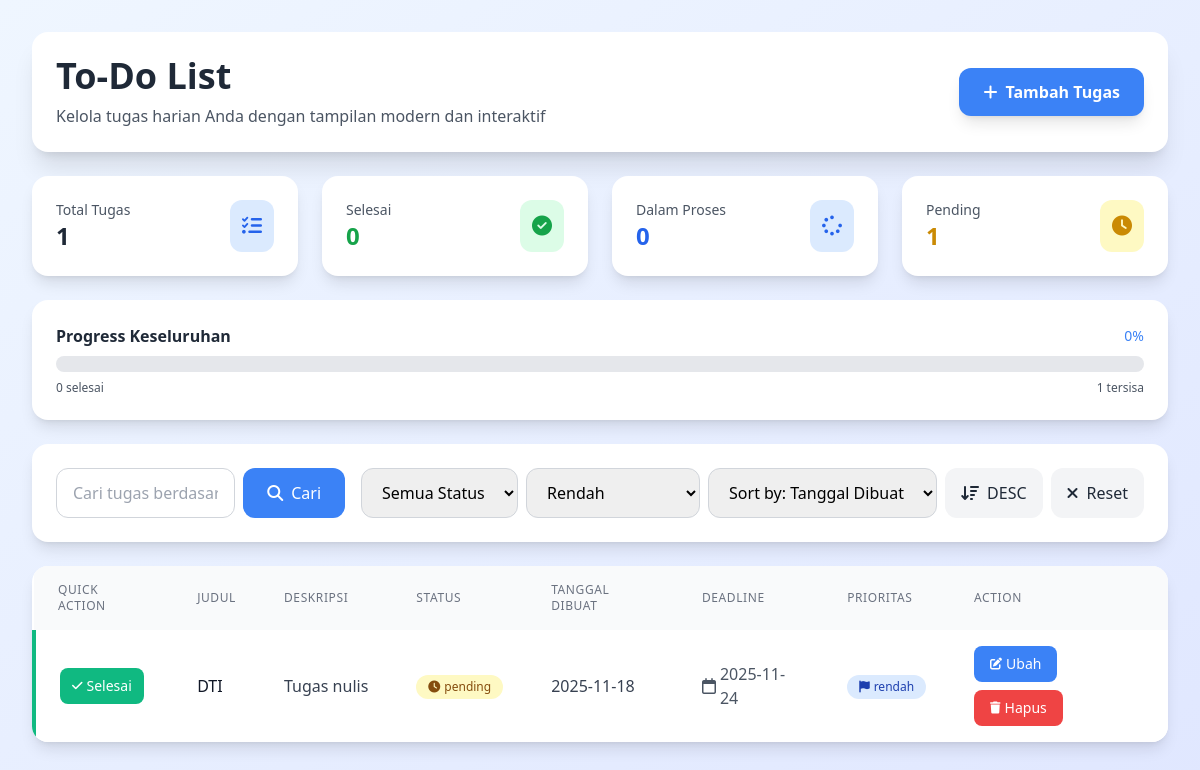
The app's page /index.php?priority=rendah with its own data.
### tables this page shows
CREATE TABLE `todo_list` (
  `id` int NOT NULL,
  `title` varchar(255) NOT NULL,
  `description` text,
  `status` enum('pending','progress','overdue','selesai','done') DEFAULT 'pending',
  `created_at` date DEFAULT NULL,
  `due_date` date DEFAULT NULL,
  `priority` enum('rendah','sedang','tinggi') DEFAULT 'sedang'
);

### function.php (called while the page is built, shortened)
<?php
function ambildata($koneksi, $ambilData)
{
    $hasil = mysqli_query($koneksi, $ambilData);
    $data = [];
    while ($baris = mysqli_fetch_assoc($hasil)) {
        $data[] = $baris;
    }
    return $data;
}

### index.php (the view, shortened to what this page needs)
<?php
require 'function.php';
$priority_filter = $_GET['priority'] ?? '';
$sort_by = $_GET['sort'] ?? 'created_at';
$sort_order = $_GET['order'] ?? 'DESC';
$query = "SELECT * FROM todo_list WHERE 1=1";
if (!empty($priority_filter)) {
    $query .= " AND priority = '$priority_filter'";
}
$query .= " ORDER BY $sort_by $sort_order";
$data = ambildata($koneksi, $query);
$total_tasks = count($data);
$completed_tasks = 0;
$pending_tasks = 0;
$in_progress_tasks = 0;
$overdue_tasks = 0;
foreach ($data as $task) {
    if ($task['status'] === 'selesai' || $task['status'] === 'done') {
        $completed_tasks++;
    } elseif ($task['status'] === 'in progress' || $task['status'] === 'progress') {
        $in_progress_tasks++;
    } elseif ($task['status'] === 'overdue') {
        $overdue_tasks++;
    } else {
        $pending_tasks++;
    }
}
$progress_percentage = $total_tasks > 0 ? round(($completed_tasks / $total_tasks) * 100) : 0;
?>
<!DOCTYPE html>
<html lang="en">
<head>
    <script src="https://cdn.tailwindcss.com"></script>
    <link rel="stylesheet" href="https://cdnjs.cloudflare.com/ajax/libs/font-awesome/6.4.0/css/all.min.css">
    <link rel="stylesheet" href="https://cdn.jsdelivr.net/npm/flatpickr/dist/flatpickr.min.css">
</head>
<body class="bg-gradient-to-br from-blue-50 to-indigo-100 min-h-screen p-4 md:p-8">
    <div class="max-w-7xl mx-auto">
        <div class="bg-white rounded-2xl shadow-xl p-6 mb-6">
            <div class="flex flex-col md:flex-row md:items-center justify-between gap-4">
                <div>
                    <h1 class="text-3xl md:text-4xl font-bold text-gray-800">To-Do List</h1>
                    <p class="text-gray-600 mt-2">Kelola tugas harian Anda dengan tampilan modern dan interaktif</p>
                </div>
                <button id="openCreateModal" class="bg-primary hover:bg-primary-dark text-white font-semibold py-3 px-6 rounded-xl flex items-center gap-2 transition-all duration-200 shadow-lg hover:shadow-xl transform hover:-translate-y-1">
                    <i class="fas fa-plus"></i>
                    <span>Tambah Tugas</span>
                </button>
            </div>
        </div>
        <div class="grid grid-cols-1 md:grid-cols-2 lg:grid-cols-4 gap-6 mb-6">
            <div class="bg-white rounded-2xl shadow-lg p-6">
                <div class="flex items-center justify-between">
                    <div>
                        <p class="text-gray-600 text-sm">Total Tugas</p>
                        <h3 class="text-2xl font-bold text-gray-800"><?= $total_tasks ?></h3>
                    </div>
                    <div class="p-3 bg-blue-100 rounded-xl">
                        <i class="fas fa-tasks text-blue-600 text-xl"></i>
                    </div>
                </div>
            </div>
            <div class="bg-white rounded-2xl shadow-lg p-6">
                <div class="flex items-center justify-between">
                    <div>
                        <p class="text-gray-600 text-sm">Selesai</p>
                        <h3 class="text-2xl font-bold text-green-600"><?= $completed_tasks ?></h3>
                    </div>
                    <div class="p-3 bg-green-100 rounded-xl">
                        <i class="fas fa-check-circle text-green-600 text-xl"></i>
                    </div>
                </div>
            </div>
            <div class="bg-white rounded-2xl shadow-lg p-6">
                <div class="flex items-center justify-between">
                    <div>
                        <p class="text-gray-600 text-sm">Dalam Proses</p>
                        <h3 class="text-2xl font-bold text-blue-600"><?= $in_progress_tasks ?></h3>
                    </div>
                    <div class="p-3 bg-blue-100 rounded-xl">
                        <i class="fas fa-spinner text-blue-600 text-xl"></i>
                    </div>
                </div>
            </div>
            <div class="bg-white rounded-2xl shadow-lg p-6">
                <div class="flex items-center justify-between">
                    <div>
                        <p class="text-gray-600 text-sm">Pending</p>
                        <h3 class="text-2xl font-bold text-yellow-600"><?= $pending_tasks ?></h3>
                    </div>
                    <div class="p-3 bg-yellow-100 rounded-xl">
                        <i class="fas fa-clock text-yellow-600 text-xl"></i>
                    </div>
                </div>
            </div>
        </div>
        <div class="bg-white rounded-2xl shadow-lg p-6 mb-6">
            <div class="flex justify-between items-center mb-2">
                <h3 class="font-semibold text-gray-800">Progress Keseluruhan</h3>
                <span id="progress-percentage" class="text-sm font-medium text-primary"><?= $progress_percentage ?>%</span>
            </div>
            <div class="w-full bg-gray-200 rounded-full h-4">
            </div>
            <div class="flex justify-between text-xs text-gray-600 mt-2">
                <span><?= $completed_tasks ?> selesai</span>
                <span><?= $total_tasks - $completed_tasks ?> tersisa</span>
            </div>
        </div>
        <div class="bg-white rounded-2xl shadow-lg p-6 mb-6">
            <div class="flex flex-col lg:flex-row gap-4">
                <div class="flex-grow">
                    <form action="" method="post" class="flex gap-2">
                        <input type="text" name="keyword" autofocus placeholder="Cari tugas berdasarkan judul atau deskripsi..."
                            class="w-full px-4 py-3 border border-gray-300 rounded-xl focus:outline-none focus:ring-2 focus:ring-primary focus:border-transparent transition-all duration-200">
                        <button type="submit" name="cari" class="bg-primary hover:bg-primary-dark text-white font-medium py-3 px-6 rounded-xl flex items-center gap-2 transition-colors duration-200 whitespace-nowrap">
                            <i class="fas fa-search"></i>
                            <span class="hidden sm:inline">Cari</span>
                        </button>
                    </form>
                </div>
                <div class="flex flex-col sm:flex-row gap-2">
                    <form action="" method="get" class="flex gap-2">
                        <select name="status" onchange="this.form.submit()" class="px-4 py-3 border border-gray-300 rounded-xl focus:outline-none focus:ring-2 focus:ring-primary focus:border-transparent transition-all duration-200">
                            <option value="">Semua Status</option>
                        </select>
                        <select name="priority" onchange="this.form.submit()" class="px-4 py-3 border border-gray-300 rounded-xl focus:outline-none focus:ring-2 focus:ring-primary focus:border-transparent transition-all duration-200">
                            <option value="rendah" <?= $priority_filter === 'rendah' ? 'selected' : '' ?>>Rendah</option>
                        </select>
                        <select name="sort" onchange="this.form.submit()" class="px-4 py-3 border border-gray-300 rounded-xl focus:outline-none focus:ring-2 focus:ring-primary focus:border-transparent transition-all duration-200">
                            <option value="created_at" <?= $sort_by === 'created_at' ? 'selected' : '' ?>>Sort by: Tanggal Dibuat</option>
                        </select>
                        <button type="submit" class="bg-gray-100 hover:bg-gray-200 text-gray-800 font-medium py-3 px-4 rounded-xl flex items-center gap-2 transition-colors duration-200 whitespace-nowrap">
                            <i class="fas fa-sort-amount-<?= $sort_order === 'DESC' ? 'down' : 'up' ?>"></i>
                            <span class="hidden sm:inline"><?= $sort_order === 'DESC' ? 'DESC' : 'ASC' ?></span>
                        </button>
                    </form>
                    <a href="?" class="bg-gray-100 hover:bg-gray-200 text-gray-800 font-medium py-3 px-4 rounded-xl flex items-center gap-2 transition-colors duration-200 whitespace-nowrap">
                        <i class="fas fa-times"></i>
                        <span class="hidden sm:inline">Reset</span>
                    </a>
                </div>
            </div>
        </div>
        <div class="bg-white rounded-2xl shadow-lg overflow-hidden">
            <div class="overflow-x-auto">
                <table class="w-full">
                    <thead class="bg-gray-50">
                        <tr>
                            <th class="py-4 px-6 text-left text-xs font-medium text-gray-500 uppercase tracking-wider">Quick Action</th>
                            <th class="py-4 px-6 text-left text-xs font-medium text-gray-500 uppercase tracking-wider">Judul</th>
                            <th class="py-4 px-6 text-left text-xs font-medium text-gray-500 uppercase tracking-wider">Deskripsi</th>
                            <th class="py-4 px-6 text-left text-xs font-medium text-gray-500 uppercase tracking-wider">Status</th>
                            <th class="py-4 px-6 text-left text-xs font-medium text-gray-500 uppercase tracking-wider">Tanggal Dibuat</th>
                            <th class="py-4 px-6 text-left text-xs font-medium text-gray-500 uppercase tracking-wider">Deadline</th>
                            <th class="py-4 px-6 text-left text-xs font-medium text-gray-500 uppercase tracking-wider">Prioritas</th>
                            <th class="py-4 px-6 text-left text-xs font-medium text-gray-500 uppercase tracking-wider">Action</th>
                        </tr>
                    </thead>
                    <tbody class="divide-y divide-gray-200">
                        <?php foreach ($data as $baris) { ?>
                            <?php
                            $statusClass = 'bg-yellow-100 text-yellow-800';
                            $statusIcon = 'fas fa-clock';
                            $priorityClass = 'bg-blue-100 text-blue-800';
                            $deadlineClass = 'deadline-normal';
                            $deadlineIcon = 'far fa-calendar';
                            $deadlineText = 'text-gray-600';
                            ?>
                            <tr class="task-row bg-white hover:bg-gray-50 transition-all duration-150 <?= $deadlineClass ?>" id="task-<?= $baris["id"] ?>">
                                <td class="py-4 px-6">
                                    <?php if ($baris["status"] !== 'selesai' && $baris["status"] !== 'done'): ?>
                                        <button class="complete-btn bg-success hover:bg-green-600 text-white text-sm font-medium py-2 px-3 rounded-lg flex items-center gap-1 transition-colors duration-200"
                                            data-id="<?= $baris["id"] ?>">
                                            <i class="fas fa-check text-xs"></i>
                                            <span class="hidden sm:inline">Selesai</span>
                                        </button>
                                    <?php endif; ?>
                                </td>
                                <td class="py-4 px-6 font-medium text-gray-900"><?= htmlspecialchars($baris["title"]) ?></td>
                                <td class="py-4 px-6 text-gray-700 max-w-xs truncate"><?= htmlspecialchars($baris["description"]) ?></td>
                                <td class="py-4 px-6">
                                    <span class="inline-flex items-center gap-1 px-3 py-1 rounded-full text-xs font-medium <?= $statusClass ?>">
                                        <i class="<?= $statusIcon ?>"></i>
                                        <?= htmlspecialchars($baris["status"]) ?>
                                    </span>
                                </td>
                                <td class="py-4 px-6 text-gray-700"><?= htmlspecialchars($baris["created_at"]) ?></td>
                                <td class="py-4 px-6 <?= $deadlineText ?>">
                                    <div class="flex items-center gap-1">
                                        <i class="<?= $deadlineIcon ?>"></i>
                                        <?= htmlspecialchars($baris["due_date"]) ?>
                                    </div>
                                </td>
                                <td class="py-4 px-6">
                                    <span class="inline-flex items-center px-3 py-1 rounded-full text-xs font-medium <?= $priorityClass ?>">
                                        <i class="fas fa-flag mr-1"></i>
                                        <?= htmlspecialchars($baris["priority"]) ?>
                                    </span>
                                </td>
                                <td class="py-4 px-6">
                                    <div class="flex flex-wrap gap-2">
                                        <button class="edit-btn bg-primary hover:bg-primary-dark text-white text-sm font-medium py-2 px-4 rounded-lg flex items-center gap-1 transition-colors duration-200"
                                            data-id="<?= $baris["id"] ?>"
                                            data-judul="<?= htmlspecialchars($baris["title"], ENT_QUOTES) ?>"
                                            data-deskripsi="<?= htmlspecialchars($baris["description"], ENT_QUOTES) ?>"
                                            data-status="<?= htmlspecialchars($baris["status"], ENT_QUOTES) ?>"
                                            data-dibuat="<?= htmlspecialchars($baris["created_at"], ENT_QUOTES) ?>"
                                            data-deadline="<?= htmlspecialchars($baris["due_date"], ENT_QUOTES) ?>"
                                            data-prioritas="<?= htmlspecialchars($baris["priority"], ENT_QUOTES) ?>">
                                            <i class="fas fa-edit text-xs"></i>
                                            <span class="hidden sm:inline">Ubah</span>
                                        </button>
                                        <button class="delete-btn bg-danger hover:bg-red-600 text-white text-sm font-medium py-2 px-4 rounded-lg flex items-center gap-1 transition-colors duration-200"
                                            data-id="<?= $baris["id"] ?>"
                                            data-judul="<?= htmlspecialchars($baris["title"], ENT_QUOTES) ?>">
                                            <i class="fas fa-trash text-xs"></i>
                                            <span class="hidden sm:inline">Hapus</span>
                                        </button>
                                    </div>
                                </td>
                            </tr>
                        <?php } ?>
                    </tbody>
                </table>
            </div>
        </div>
    </div>
</body>
</html>

### index.php (style rules this page uses)
.deadline-normal { border-left: 4px solid #10b981; }

### records on screen
todo_list: title "DTI", description "Tugas nulis", status "pending", created_at "2025-11-18", due_date "2025-11-24", priority "rendah"

### other values on screen
$total_tasks "1"
$completed_tasks "0"
$in_progress_tasks "0"
$pending_tasks "1"
$progress_percentage "0"
$total_tasks - $completed_tasks "1"
